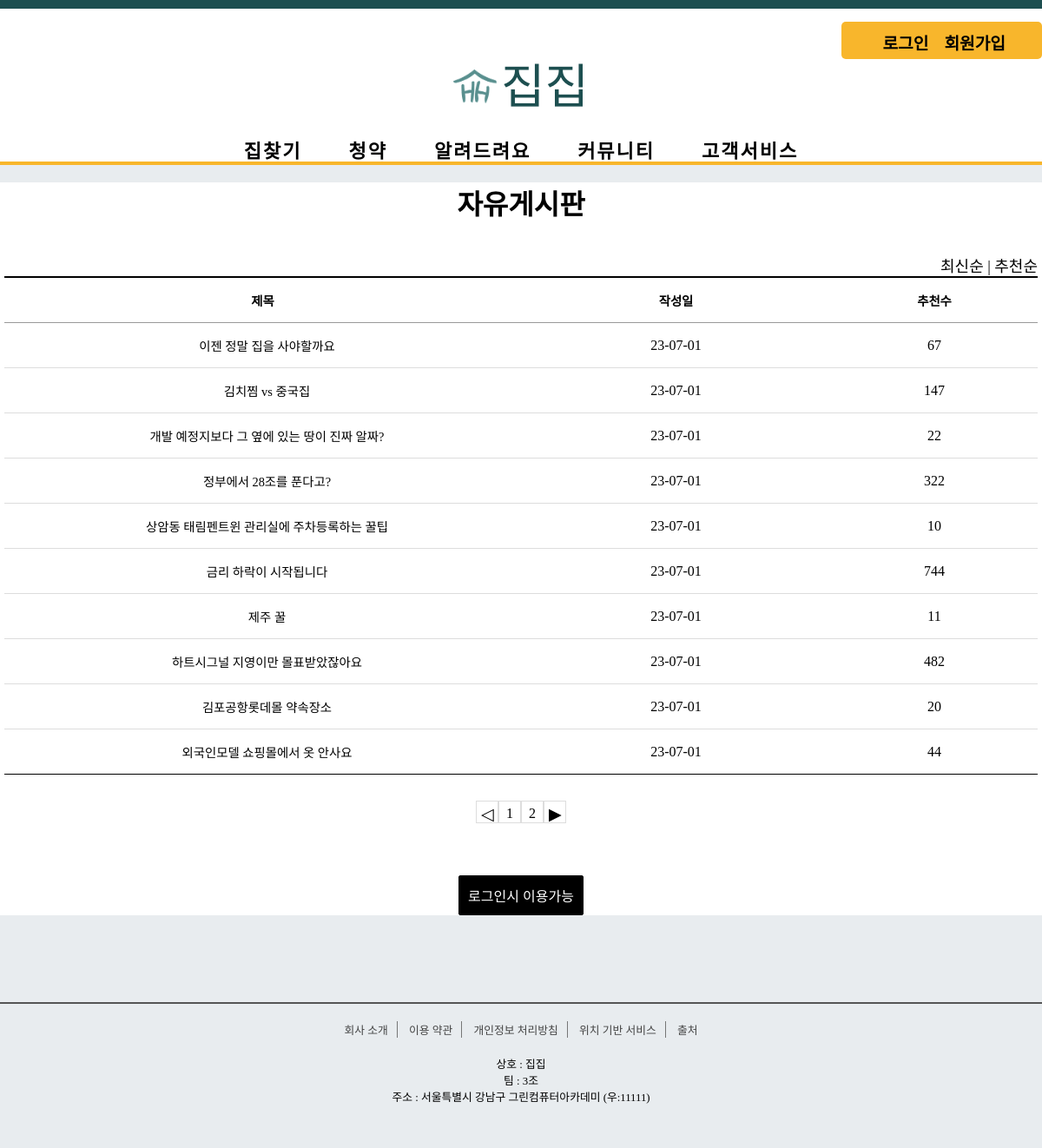
Screenshot of /community/board_free/ with the database file from the repository.
### community/models.py (models this page shows, shortened)
class Free_Board(models.Model):
    b_title = models.CharField(max_length=100)
    b_content = models.TextField()
    user = models.ForeignKey(User, on_delete=models.CASCADE)
    b_regdate = models.DateTimeField()
    b_modifydate = models.DateTimeField(null=True, blank=True)
    b_hit = models.IntegerField(default=0)
    b_recommend = models.IntegerField(default=0)

### community/views.py (the view)
# urls.py: path('board_free/', views.board_free, name='free'),  # 자유게시판
def board_free(request):
    question_list = Free_Board.objects.order_by('-b_regdate')
    page = request.GET.get('page', '1')
    paginator = Paginator(question_list, 10)
    text = paginator.get_page(page)
    context = {'question_list': text}
    return render(request, 'community/board_free/board_free.html', context) # 자유게시판

### templates/community/board_free/board_free.html (shortened to what this page needs)
<!DOCTYPE html>
{% load static %}
<html lang="en">
<head>
    <link rel="stylesheet" href="{% static 'css/board/css.css' %}">
</head>
<body>
{% include 'poll/sidebar.html' %}
{% include 'poll/header.html' %}
<div class="board_wrap">
    <div class="board_title">
        <strong>자유게시판</strong>
        <div class="board_title_takes">
            <a href="{% url 'community:free' %}">최신순</a> |
            <a href="{% url 'community:free_recommend' %}">추천순</a>
        </div>
    </div>
    <div class="board_list_wrap">
        <div class="board_list">
            <div class="top">
                <div class="title">제목</div>
                <div class="date">작성일</div>
                <div class="recommend">추천수</div>
            </div>
            {% for question in question_list %}
            <div>
                <div class="title">
                    <a href="{% url 'community:detail' question.id %}">{{ question.b_title }}
                    </a>
                </div>
                <div class="date">{{ question.b_regdate|date:"y-m-d"}}</div>
                <div class="recommend">{{ question.b_recommend }}</div>
            </div>
            {% endfor %}
        </div>
        <ul class="board_page">
            {% if question_list.has_previous %}
            <li class="bt first">
                <a class="bt prev" href="?page={{ question_list.previous_page_number }}">◀</a>
            </li>
            {% else %}
            <li class="page-item disabled">
                <a class="bt prev">◁</a>
            </li>
            {% endif %}
            {% for page_number in question_list.paginator.page_range %}
            {% if question_list.number == page_number %}
            <li class="page-item active">
                <a class="num">{{ page_number }}</a>
            </li>
            {% else %}
            <li class="page-item">
                <a class="num" href="?page={{ page_number }}">{{ page_number }}</a>
            </li>
            {% endif %}
            {% endfor %}
            {% if question_list.has_next %}
            <li class="page-item">
                <a class="bt last" href="?page={{ question_list.next_page_number }}">▶</a>
            </li>
            {% else %}
            <li class="page-item disabled">
                <a class="bt last">▷</a>
            </li>
            {% endif %}
        </ul>
       <div class="bt_wrap">
        {% if user.is_authenticated %}
        <a href="{% url 'community:write' %}" class="on">등록</a>
        {% else %}
        <a href="{% url 'common:signin' %}" class="on">로그인시 이용가능</a>
        {% endif %}
        </div>
    </div>
</div>
{% include 'poll/footer.html' %}
</body>
</html>

### static/css/poll/style.css (style rules this page uses)
* { margin: 0; padding: 0; }
body { background: #e8ecef; font-family: 'GangwonEdu_OTFBoldA'; border-top: 10px solid #1d4f50 }
ul li { list-style: none; }
a { text-decoration: none; }
ul > li { list-style: none; }

### static/css/board/board_css.css (style rules this page uses)
* { margin: 0;padding: 0; }
ul, li { list-style: none; }
a { text-decoration: none;color: initial; }
.board_wrap { width: 1000px; margin: 20px auto; margin-bottom: 100px; padding:80px 50px 50px 50px; text-align: center; font-family: GangwonEdu_OTFBoldA; background-color: #fff; }
.board_title strong { font-size: 42px; }
.board_title_takes { text-align: right; font-size: 18px; padding-top: 36px; }
.board_list { width: 100%; border-top: 2px solid #000 ; }
.board_list > div { border-bottom:1px solid #ddd; font-size: 0; }
.board_list > div.top { border-bottom: 1px solid #999 ; }
.board_list > div:last-child { border-bottom: 1px solid #000 ; }
.board_list > div > div { display: inline-block; font-size: 16px; text-align: center; vertical-align: middle; padding: 15px 0; }
.board_list > div.top > div { font-weight: 600; font-size: 20px; }
.board_list .title { width: 40%; text-align: left; font-size: 16px; }
.board_list .title { text-align: center; }
.board_list .date { width: 10%; font-size: 16px; }
.board_list .recommend { width: 10%; font-size: 16px; }
.board_page { margin-top: 30px; flex: 1; display: flex; justify-content: center; font-size: 0; }
.board_page a { display: inline-block; border: 1px solid #ddd; width: 32px; height: 32px; box-sizing: border-box; border-left: 0; vertical-align: middle; line-height: 100%; }
.board_page a.bt { padding-top: 10px; font-size: 1.2rem; letter-spacing: -1px; }
.board_page a.num { padding-top: 10px; font-size: 16px; }
.board_page a:first-child { border-left: 1px solid #ddd; }
.bt_wrap { margin-top: 60px; text-align: center; }
.bt_wrap button, .bt_wrap a { display: inline-block; min-width: 80px; padding: 10px; border: 1px solid #000; border-radius: 2px; font-size: 16px; cursor: pointer; }
.bt_wrap a:first-child { margin-left: 0; }
.bt_wrap button, .bt_wrap a.on { background-color: #000; color: #fff; }

### static/css/board/board_media.css (style rules this page uses)
@media screen and (max-width: 1200px) and (-webkit-min-device-pixel-ratio:0) { .board_wrap { width: 100%; min-width: 200px; padding: 0 5px; box-sizing: border-box; } }
@media screen and (max-width: 1200px) and (-webkit-min-device-pixel-ratio:0) { .board_title strong { font-size: 2rem; } }
@media screen and (max-width: 1200px) and (-webkit-min-device-pixel-ratio:0) { .board_list .date { width: 40%; } }
@media screen and (max-width: 1200px) and (-webkit-min-device-pixel-ratio:0) { .board_list .title { text-indent: 10px; font-size: 0.9rem; } }
@media screen and (max-width: 1200px) and (-webkit-min-device-pixel-ratio:0) { .board_list .top .title { text-indent: 0; font-size: 0.9rem; } }
@media screen and (max-width: 1200px) and (-webkit-min-device-pixel-ratio:0) { .board_list .top .date { font-size: 0.9rem; } }
@media screen and (max-width: 1200px) and (-webkit-min-device-pixel-ratio:0) { .board_list .top .recommend { font-size: 0.9rem; } }
@media screen and (max-width: 1200px) and (-webkit-min-device-pixel-ratio:0) { .board_page a { width: 26px; height: 26px; } }
@media screen and (max-width: 1200px) and (-webkit-min-device-pixel-ratio:0) { .board_page a.bt { padding: 5px 4px; } }
@media screen and (max-width: 1200px) and (-webkit-min-device-pixel-ratio:0) { .board_page a.num { padding-top: 6px; } }

### rows the page displays
Free_Board: b_title "이젠 정말 집을 사야할까요", b_regdate "23-07-01", b_recommend "67"
Free_Board: b_title "김치찜 vs 중국집", b_regdate "23-07-01", b_recommend "147"
Free_Board: b_title "개발 예정지보다 그 옆에 있는 땅이 진짜 알짜?", b_regdate "23-07-01", b_recommend "22"
Free_Board: b_title "정부에서 28조를 푼다고?", b_regdate "23-07-01", b_recommend "322"
Free_Board: b_title "상암동 태림펜트윈 관리실에 주차등록하는 꿀팁", b_regdate "23-07-01", b_recommend "10"
Free_Board: b_title "금리 하락이 시작됩니다", b_regdate "23-07-01", b_recommend "744"
Free_Board: b_title "제주 꿀", b_regdate "23-07-01", b_recommend "11"
Free_Board: b_title "하트시그널 지영이만 몰표받았잖아요", b_regdate "23-07-01", b_recommend "482"
Free_Board: b_title "김포공항롯데몰 약속장소", b_regdate "23-07-01", b_recommend "20"
Free_Board: b_title "외국인모델 쇼핑몰에서 옷 안사요", b_regdate "23-07-01", b_recommend "44"

### other values shown
{{ page_number }} "1"
{{ page_number }} "2"
